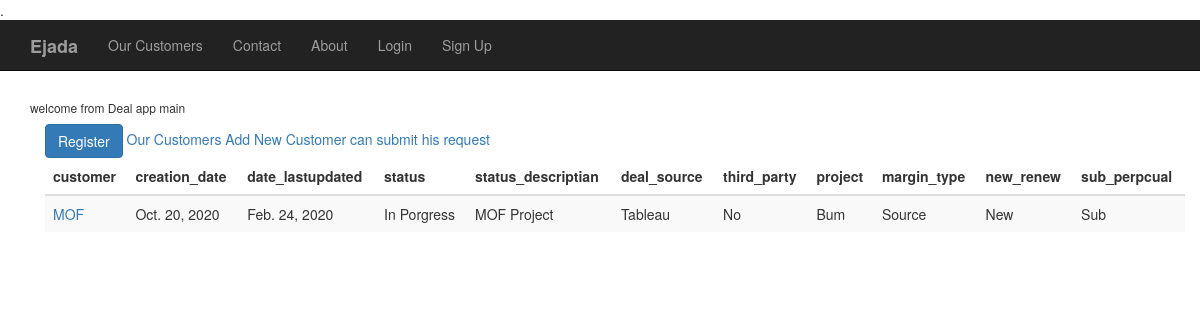
The app's page /deal_app/main/, older data.
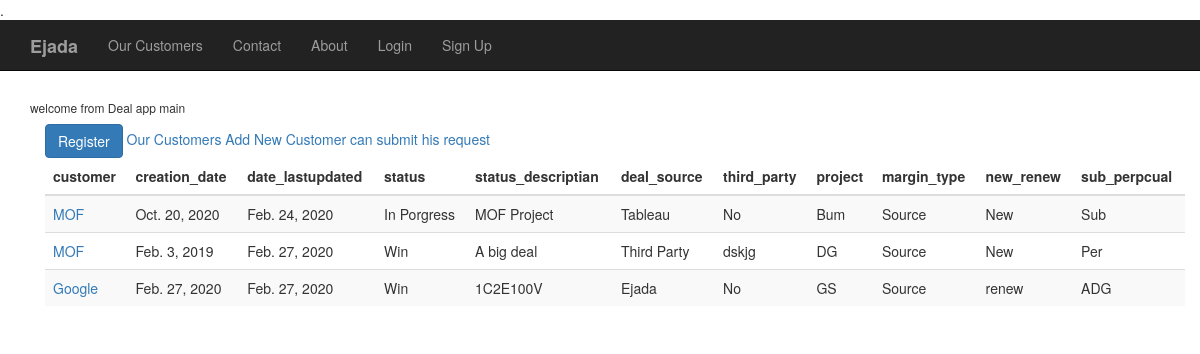
The same page, newer data.
### deal_app/models.py (models this page shows, shortened)
class Deal(models.Model):
    name = models.CharField(max_length = 20)
    customer = models.ForeignKey(Customer,on_delete=models.PROTECT)
    creation_date =models.DateField()
    date_lastupdated = models.DateField(auto_now=True)
    status = models.CharField(max_length = 20) ##in progress or win or loss
    status_descriptian = models.TextField()
    deal_source = models.CharField(max_length=50)
    third_party = models.CharField(max_length=50)
    project= models.CharField(max_length=50)
    margin_type = models.CharField(max_length=50)
    new_renew = models.CharField(max_length=10)
    sub_perpcual = models.CharField(max_length=50)

class Customer(models.Model):
    name = models.CharField(max_length=100)
    appreviation = models.CharField(max_length=15)
    country = models.CharField(max_length=30)
    region = models.CharField(max_length=30)
    lob = models.CharField(max_length = 30)
    def __str__(self):
        return self.name

### deal_app/views.py (the view)
def main(request):
    deals = Deal.objects.all()
    deals_dictionary = {'deals': deals}
    return render(request,'deal_app/main.html', context=deals_dictionary)

### templates/deal_app/main.html (shortened to what this page needs)
{% extends "basic.html"%}
{% block body_block%}
  <link rel="stylesheet" href="https://maxcdn.bootstrapcdn.com/bootstrap/3.4.1/css/bootstrap.min.css">
    <h6> welcome from Deal app main</h6>
    <div class="container">
      <input type="submit" class="btn btn-primary" value="Register">
      <a  href="{%url "deal_app:customers"%}}">Our Customers</a>
      <a  href="{%url "deal_app:new_deal"%}}">Add New</a>
      <a  href="{%url "deal_app:customers_submission"%}}">Customer can submit his request </a>
    </div>
<div class="container">
    <table class="table table-striped table-dark">
      <thead  class="thead-dark">
        <tr>
            <th scope="col">customer</th>
            <th scope="col">creation_date</th>
            <th scope="col">date_lastupdated</th>
            <th scope="col">status</th>
            <th scope="col">status_descriptian</th>
            <th scope="col">deal_source</th>
            <th scope="col">third_party</th>
            <th scope="col">project</th>
            <th scope="col">margin_type</th>
            <th scope="col">new_renew</th>
            <th scope="col">sub_perpcual</th>
        </tr>
      </thead>
      <tbody>
        {% for deal in deals %}
        <tr>
            <td><a  href="#">{{ deal.customer }}</a></td>
            <td>{{ deal.creation_date }}</td>
            <td>{{ deal.date_lastupdated }}</td>
            <td>{{ deal.status }}</td>
            <td>{{ deal.status_descriptian }}</td>
            <td>{{ deal.deal_source }}</td>
            <td>{{ deal.third_party }}</td>
            <td>{{ deal.project }}</td>
            <td>{{ deal.margin_type }}</td>
            <td>{{ deal.new_renew }}</td>
            <td>{{ deal.sub_perpcual }}</td>
        </tr>
        {% endfor %}
      </tbody>
    </table>
</div>
{% endblock%}

### templates/basic.html (shortened to what this page needs)
<!DOCTYPE html>
<html lang="en" dir="ltr">
  <head>
    <link rel="stylesheet" href="https://maxcdn.bootstrapcdn.com/bootstrap/3.4.1/css/bootstrap.min.css">
  </head>
  <body>
    <nav class="navbar navbar-inverse navbar-static-top navbar-expand-lg">
      <div class="container">
        <ul class="nav navbar-nav">
          <li> <a class="navbar-brand" href="{%url 'index' %}"><strong>Ejada</strong> </a> </li>
          <li class="nav-item">
            <a class="nav-link" href="#">Our Customers</a>
          </li>
          <li class="nav-item">
            <a class="nav-link" href="#">Contact</a>
          </li>
          <li class="nav-item">
            <a class="nav-link" href="#">About</a>
          </li>
          {%if user.is_authenticated %}
          <li class="nav-item">
            <a class="nav-link" href="{%url 'admin:index' %}">Admin<span class="sr-only">(current)</span></a>
          </li>
          <li class="nav-item">
            <a class="nav-link" href="#">HR System</a>
          </li>
          <li class="nav-item">
            <a class="nav-link" href="#">Travel System</a>
          </li>
          <li class="nav-item">
            <a class="nav-link active" href="{%url 'deal_app:main' %}">Tableau Deals</a>
          </li>
          <li> <a class="navbar-link" href="{% url 'logout'%}">Logout</a></li>
          {%else%}
          <li> <a class="navbar-link" href="{% url 'user_app:user_login'%}">Login</a></li>
          <li class="nav-item" style="float:right">
            <a class="nav-link" href="{%url 'user_app:sign_up'%}">Sign Up</a>
          </li>
          {%endif%}
        </ul>
      </div>
    </nav>
    <div class="container">
      {%block body_block%}
      {% endblock%}
    </div>
  </body>
</html>

Row changes from the older to the newer data that the page shows:
added Deal: customer "MOF", creation_date "Feb. 3, 2019", date_lastupdated "Feb. 27, 2020", status "Win", status_descriptian "A big deal", deal_source "Third Party", third_party "dskjg", project "DG", margin_type "Source", new_renew "New", sub_perpcual "Per"
added Deal: customer "Google", creation_date "Feb. 27, 2020", date_lastupdated "Feb. 27, 2020", status "Win", status_descriptian "1C2E100V", deal_source "Ejada", third_party "No", project "GS", margin_type "Source", new_renew "renew", sub_perpcual "ADG"
